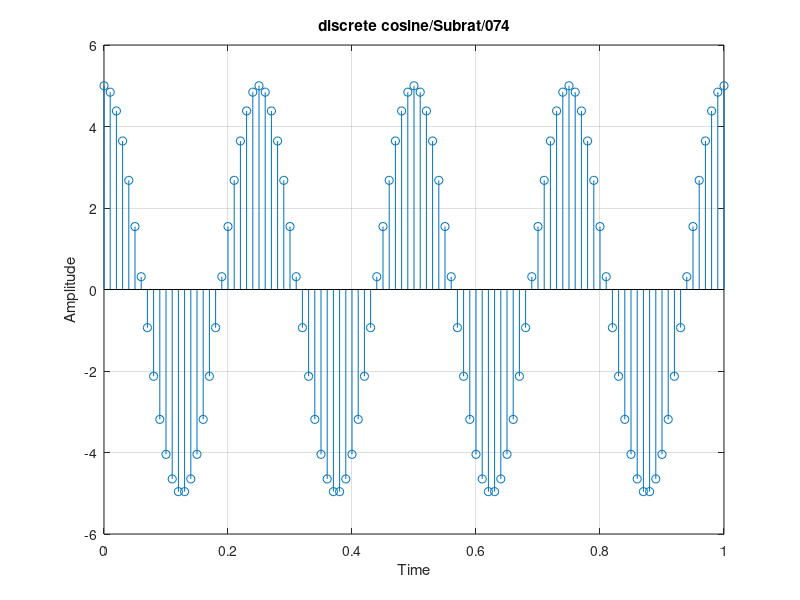

Reproduce this figure in MATLAB.
%construct a discrete sine wave having amplitude 5 units and frequency 4
%hz.plot the signal
clc;
close all;
clear all;
a=5;
f=4;
t=0:0.01:1;
x=a*cos(2*pi*f*t);
stem(t,x);
xlabel('Time');
ylabel('Amplitude');
title('discrete cosine/Subrat/074');
grid on;